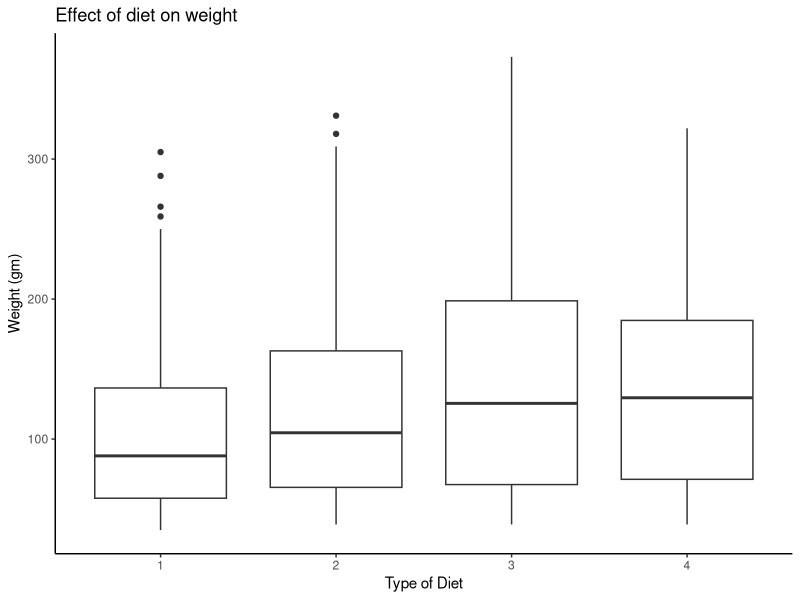
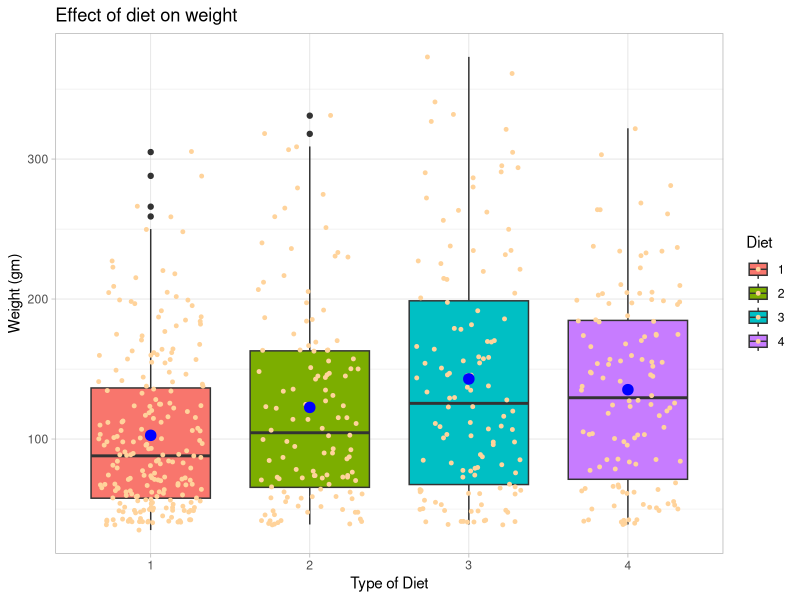
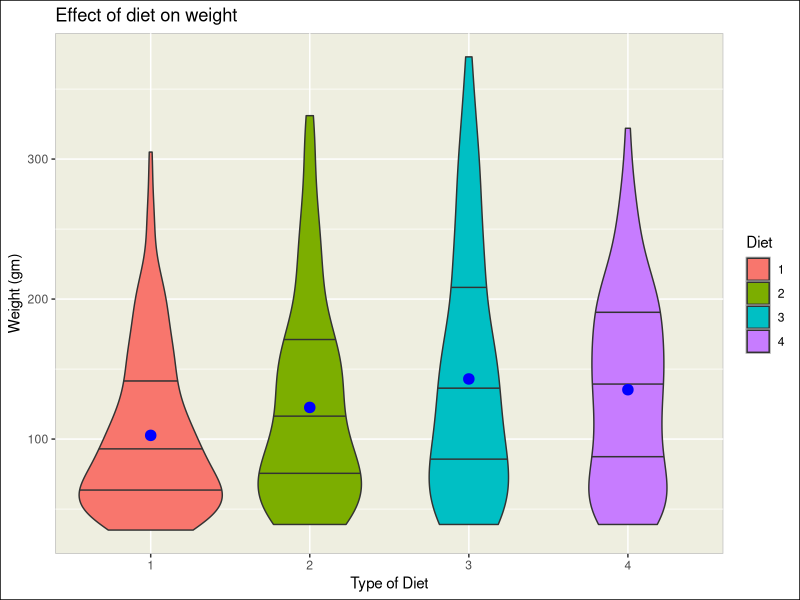
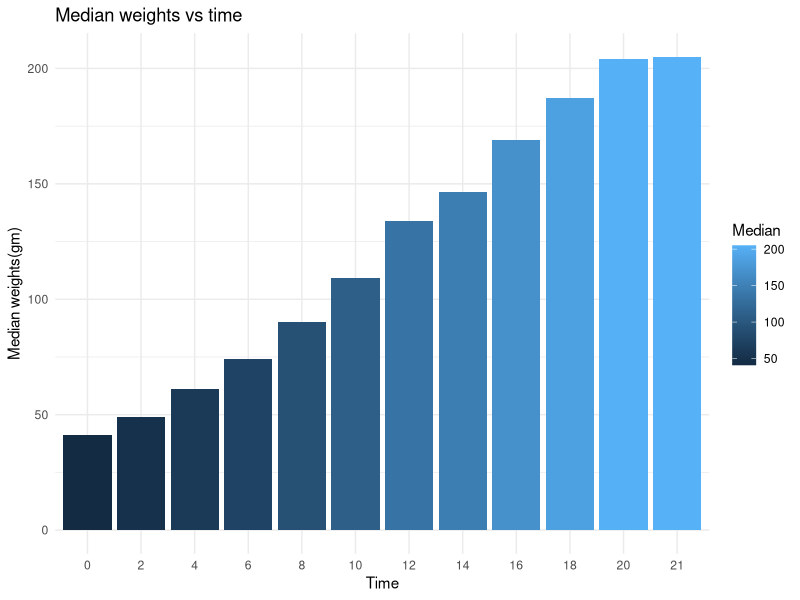
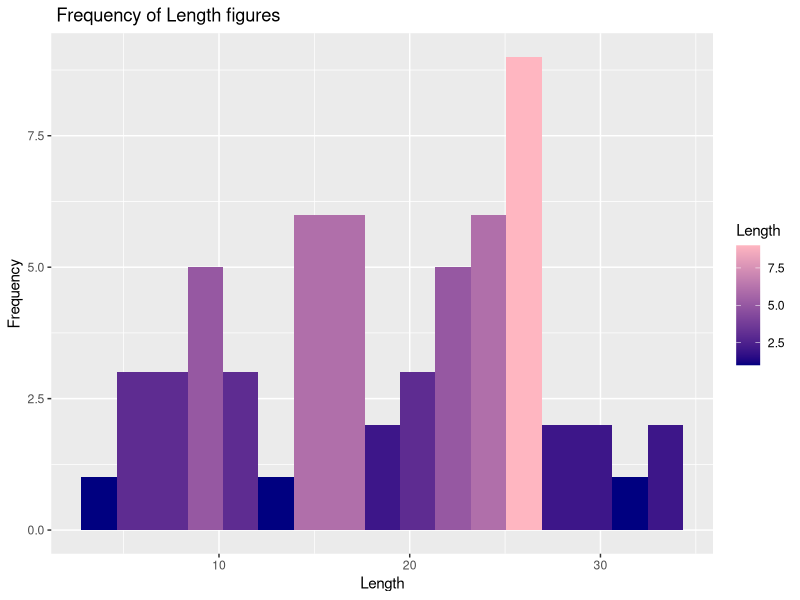
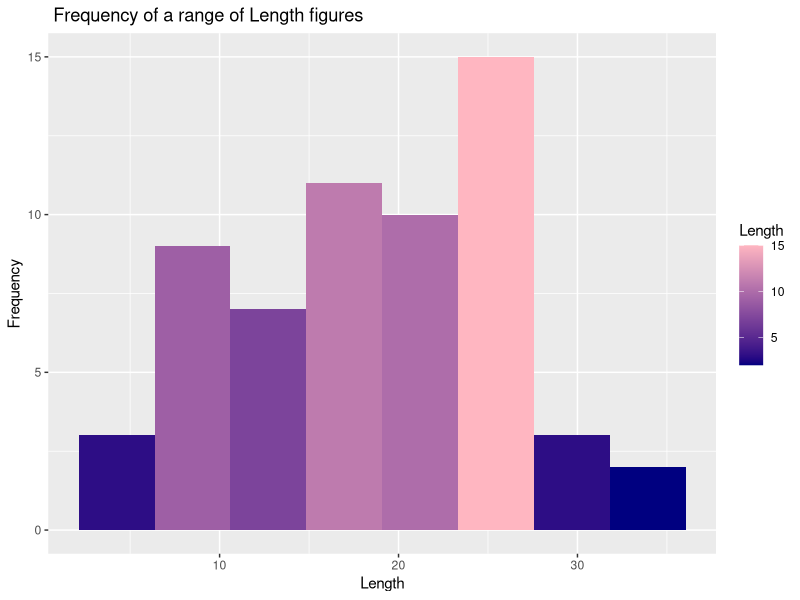
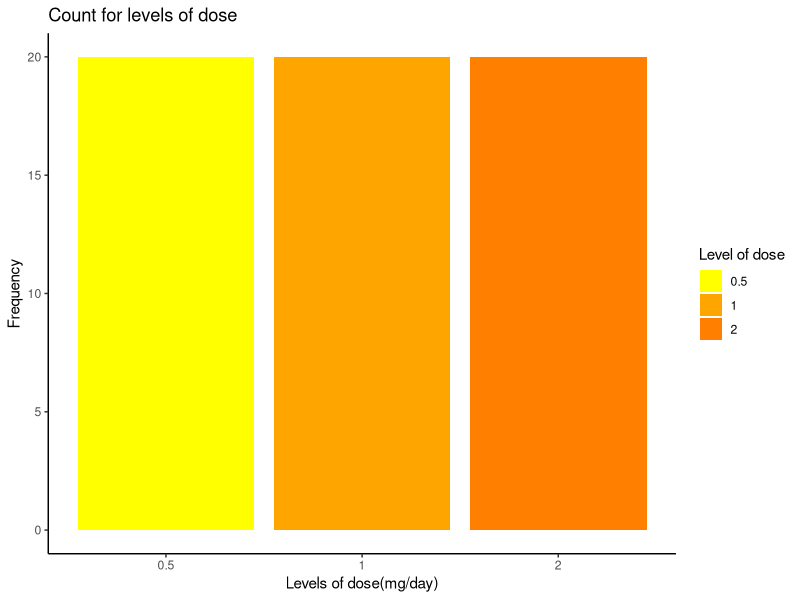
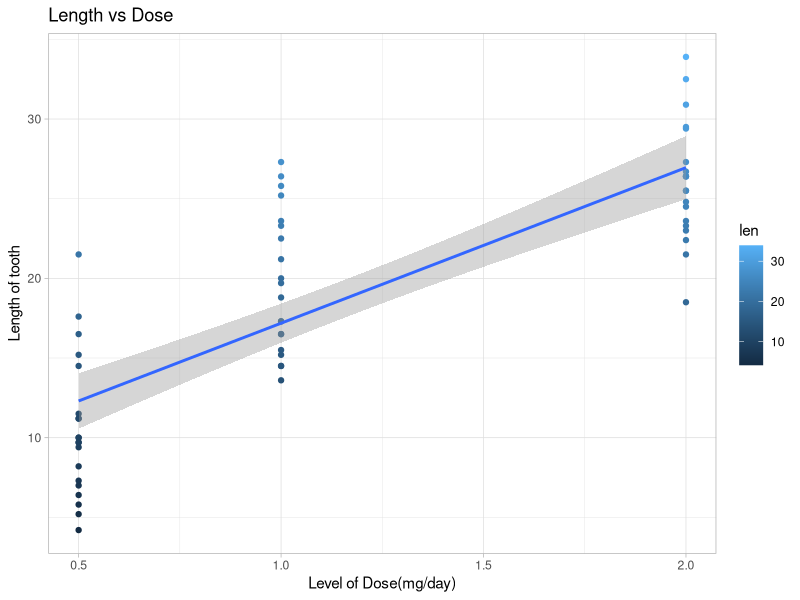

Source code (R) for these figures, in order: (Note: this script raises an error after producing the figures.)


#--------------------------------------------------------------------------

library(tidyverse)
library(ggplot2)

# 1a ( Description - Chickweight )---------------------

?ChickWeight

# The Chickweight data set(578 X 4) consists of 578 observations from an 
# experiment conducted to test the effects of diet on early growth of chicks. 
# It contains 4 variables:- Weight(gm), Time(no. of days since birth), 
# Chick(a unique identifier), Diet( diet received). 

# 1b ( Weight vs Diet )---------------------

ggplot(ChickWeight, aes(x = Diet,y = weight)) + 
  geom_boxplot() +
  xlab("Type of Diet") +
  ylab("Weight (gm)") + 
  ggtitle("Effect of diet on weight") +
  theme_classic()

# Clearly, type of diet has an impact on the weight of chick.
# With type of diet, there is a linear increase   
# in average weight(Median) following type(1 -> 4) where Diet-1 has
# the least average and Diet-4 has the maximum average. 
 

#1c ( Extended box-plot )---------------------

ggplot(ChickWeight, aes(x = Diet, y = weight, fill = Diet)) + 
  geom_boxplot() +
  geom_jitter(width = 0.33, size = 1, color= "burlywood1") +
  stat_summary(fun = mean,
               geom = "point",
               shape = 20,
               size = 5,
               color = "blue",
               fill ="blue") +
  xlab("Type of Diet") +
  ylab("Weight (gm)") + 
  ggtitle("Effect of diet on weight") +
  theme_light()
 

# 1d ( Comparison )---------------------

# Type of diet does have an impact on the weight of chick.
# Diet 3 has maximum spread over the weight variable, whereas
# Diet-2 and Diet-4 seems to max out near the same point. Diet-1 has
# the least spread.
# Maximum weight also falls under Diet-3. 
# Mean being greater than median indicates the presence of outliers and 
# Diet 1,2, and 3 all have their mean values largely above the median.  
# Diet 1 seems to have least effect on weight of chick indicated by the least 
# mean and median value.

ggplot(ChickWeight, aes(x = Diet, y = weight, fill = Diet)) + 
  geom_violin(draw_quantiles = c(0.25, 0.5, 0.75)) +
  stat_summary(fun = mean,
               geom = "point",
               shape = 20,
               size = 5,
               color = "blue",
               fill ="blue") +
  xlab("Type of Diet") +
  ylab("Weight (gm)") + 
  ggtitle("Effect of diet on weight") +
  theme(
    panel.background = element_rect( fill = "ivory2" , color ="gray"),
    legend.key = element_rect(fill = "gray", color = "gray"),
    legend.background = element_rect(fill = "white", color = "white", size = 2),
    plot.background = element_rect(fill = "white", color = "black")
  )

# There was a lot of over plotting while using Boxplot with geom_jitter(),
# so geom_violin() helps to overcome overlaps like these. 
 
# 1e ( Median weight vs Time )---------------------

ChickWeight %>%
  group_by(Time = as.factor(Time)) %>%
  summarize( Median = median(weight)) %>%
  ggplot(aes(x = Time , y = Median)) +
  geom_bar(aes(fill = Median),stat= "identity") + 
  xlab("Time") +
  ylab("Median weights(gm)") + 
  ggtitle("Median weights vs time") +
  theme_minimal()

# Bi-variate bar plots are usually used for the visualizations of wrangled 
# data sets, so they should be utilized when comparing the values of 
# individual levels of a variable.
# In this distribution, clearly the average weight is increasing 
# with the increase in time.
# Time has a significant impact on weight of chick.
# They hold a positive , near linear relationship. 

#------------------------------------------------------------------

# 2a( Description - Toothgrowth )---------------------

?ToothGrowth

# The Toothgrowth data set (60 X 3) consists of 60 observations, response of 
# giving vitamin C to guinea pigs on the length of their odontoblasts (cells 
# responsible for tooth growth). Animals received three different levels of 
# doses(0.5, 1, and 2 mg/day) by one of two delivery methods, orange juice or 
# ascorbic acid. The three variables are len(length of tooth), supp(delivery 
# method), dose(mg/day).

# 2b ( Basic histogram of len )---------------------

ggplot(ToothGrowth,aes(x = len, fill = ..count..)) +
  geom_histogram(bins = 17) +
  xlab("Length") + 
  ylab("Frequency") +
  ggtitle(" Frequency of Length figures") +
  scale_fill_gradient(name = "Length",
                      low = "navy",
                      high = "lightpink")


# 2c ( Description for histogram )---------------------

# This is a non symmetric distribution, skewed to the left.
# The median seems to be around 19. 
# The maximum values of length falls within 26-28.  
# There is a steep decline in frequency, once the maximum bar of around 
# 27(length) is crossed.
# There doesn't seem to be the presence of outliers as x-axis do not have 
# a large stretch. 

# 2d ( Extended Histogram, bins = 8 )---------------------

ggplot(ToothGrowth,aes(x = len, fill = ..count..)) +
  geom_histogram(bins = 8) +
  xlab("Length") + 
  ylab("Frequency") +
  ggtitle(" Frequency of a range of Length figures") +
  scale_fill_gradient(name = "Length",
                      low = "navy",
                      high = "lightpink")

# 2e ( Suitable Bins/ Bin width )---------------------

# A bin value of {9-17} and binwidth of {2.5 - 4} is suitable as it is 
# neither too wide, nor too granular. 

# Choosing a good binwidth because-

# 1. A large bin width will probably hide some important details about distribution 
# while a small binwidth creates a lot of noise and hinders in analyzing the 
# trend in data.

# 2. A suitable binwidth makes the distribution more presentable and easier
# to study.  

# 2f ( Extended Bar plot )---------------------

ggplot(ToothGrowth, aes(x = as.factor(dose), fill = as.factor(dose))) + 
  geom_bar() +
  xlab("Levels of dose(mg/day)") +
  ylab("Frequency") +
  ggtitle("Count for levels of dose") +
  scale_fill_manual(name = "Level of dose",
                     labels = c("0.5","1","2"),
                     values = c("yellow","orange","darkorange1")) +
  theme_classic()

# Uniform spread
# All the levels have equal number of observations.

# 2g ( Median length by grouping dose )---------------------

ToothGrowth %>%
  group_by(dose) %>%
  summarize(Median_len = median(len))

# 2h ( Median length by grouping dose and supp)---------------------

ToothGrowth %>%
  group_by(dose,supp) %>%
  summarize(Median_len = median(len))

# 2i ( Mean length by grouping dose )---------------------

ToothGrowth %>% 
  group_by(dose) %>%
  summarize(Mean_len = mean(len))

# 2j ( Comparing g and i )---------------------

# With the increase in level of dose, the mean and median length of
# tooth also increase. 
# For every level of dose, mean values are greater than median values. 
# This shows that the data is probably skewed and indicates the possibility of 
# outliers. 

# 2k ( len vs dose, scatter plot)---------------------

ggplot(ToothGrowth,aes(x = dose, y = len)) +
  geom_point(aes(color = len)) + 
  geom_smooth(method = "lm") +
  xlab("Level of Dose(mg/day)") +
  ylab(" Length of tooth ") + 
  ggtitle("Length vs Dose") +
  theme_light()

# Positive direction, dose and len are related. 
# Linear relation.
# len is dependent on dose with moderate strength.
# There might be a slight possibility of outliers. 

# 2l ( Adding geom_jitter() )---------------------

ggplot(ToothGrowth,aes(x = dose, y = len)) +
  geom_point(aes(color = len)) + 
  geom_smooth(method = "lm"  ) +
  geom_jitter(width = 0.129) +
  xlab("Level of Dose(mg/day)") +
  ylab(" Length of tooth ") + 
  ggtitle("Length vs Dose") +
  theme_light()
  
#--------------------------------------------------------------------

# Theme for graphs stored in my_theme 

my_theme <- theme(
  panel.background = element_rect( fill = "ivory2" , color ="gray"),
  legend.key = element_rect(fill = "ivory2", color = "gray"),
  legend.background = element_rect(fill = "white", color = "white", size = 2),
  plot.background = element_rect(fill = "white", color = "black"),
  plot.title = element_text(size = 14, face = "bold", hjust = 0.5),
  axis.title.x = element_text(size = 12, hjust = 0.5),
  axis.title.y = element_text(size = 12, hjust = 0.5),
  axis.text.x = element_text(face = "bold"),
  axis.text.y = element_text(face = "bold"),
  axis.ticks.x = element_blank(),
  axis.ticks.y = element_blank()) 

# 3a ( Description - Storms )---------------------

?storms

# The storms data set (10,010 X 13) contains 10,010 observations that includes
# position and attributes of 198 tropical storms, measured every six hours
# during the lifetime of a storm. It consists of 13 variables including name,
# status(storm classification), wind(knots), pressure(millibars) etc.

# 3b ( Pressure vs Wind )-------------------------

ggplot(storms,aes(x = wind, y = pressure, color = wind)) +
  geom_point(size = 1, alpha = 0.6) + 
  geom_smooth(method = "gam") +
  xlab("Wind (knots)") +
  ylab("Pressure (millibars)") + 
  ggtitle("Pressure vs Wind") +
  scale_color_gradient(low = "deeppink",
                       high = "deeppink4") +
  my_theme

# Wind and pressure are related. Negative direction.
# Near Linear distribution.
# Moderate relationship between wind and pressure.
# There might be possibility of bi-dimensional outliers. 

# To increase the interpretability-

# a. Adding geom_jitter()

ggplot(storms,aes(x = wind, y = pressure, color = wind)) +
  geom_point() +
  geom_jitter(width = 4, size = 1,alpha = 0.5) + 
  geom_smooth(method = "gam")+
  xlab("Wind (knots)") +
  ylab("Pressure (millibars)") + 
  ggtitle("Wind vs pressure") +
  theme_light()

# b. 2d density map

ggplot(storms,aes(x = wind, y = pressure, color = wind)) +
  geom_bin2d() + 
  xlab("Wind (knots)") +
  ylab("Pressure (millibars)") + 
  ggtitle("Wind vs pressure") +
  theme_light()


# 3c (Adding linear trend line)------------------------

ggplot(storms,aes(x = wind, y = pressure, color = wind)) +
  geom_point() +
  geom_jitter(width = 4,size = 1, alpha = 0.5) + 
  geom_smooth(method = "lm") +
  xlab("Wind (knots)") +
  ylab("Pressure (millibars)") + 
  ggtitle("Wind vs pressure") +
  theme_light()

# 3d (Density map between longitude and latitude)----------

ggplot(storms,aes(x = long, y = lat)) +
  geom_bin2d(bins = 36) + 
  xlab("Longitude") +
  ylab("Latitude") + 
  ggtitle("Location of storm center") +
  my_theme

# 3e ( Box plot ( Wind vs Category ))----------------------

ggplot(storms,aes(x = category, y = wind, fill = category)) + 
  geom_boxplot() +
  stat_summary(fun = mean,
               geom = "point",
               shape = 20,
               size = 3,
               color = "white",
               fill ="white") +
  xlab("Category") +
  ylab("Wind speed(knots)") + 
  ggtitle("Wind vs Category") +
  my_theme

# Average wind for each category shows a linear increase 
# in speed with each category(following -1 -> 5). 
# Presence of outliers in category -1.
# For all the categories mean lies close to median.
# Category 0 seems to have the largest spread and 
# category -1 is with least spread. 

# 3f ( Bar plot for median wind speed for the top 10 storms)----------

top_10_storms <- storms %>% 
  group_by(name = as.factor(name)) %>% 
  summarize(Median_wind = median(wind)) %>%
  arrange(desc(Median_wind)) %>%
  slice(1:10) 

top_10_storms$name  <- with(top_10_storms,reorder(name, -(Median_wind)))

top_10_storms %>%
  ggplot(aes(x = name, y = Median_wind)) +
  geom_bar(aes(fill = name), stat = "identity") +
  labs(x = "Storm name",
       y = "Median speed of Wind(knots)",
       title = "Average wind speed for top 10 storms") +
  my_theme

# 3g ( Grouping data in other ways)---------------------

# 1. Bi-variate bar plot of wind vs status(storm classification).

status_wind <- storms %>% 
  group_by(status) %>%
  summarize(Median_wind = median(wind))

status_wind$status  <- with(status_wind,reorder(status, -(Median_wind)))

status_wind %>%
  ggplot(aes(x = status, y = Median_wind)) +
  geom_bar(aes(fill = status), stat = "identity") +
  xlab("Storm Classification") +
  ylab("Median speed of Wind(knots)") +
  ggtitle("Wind speed vs Status") +
  my_theme
  
#2. Ordered Bi-variate bar plot of wind vs month.

month_wind <- storms %>% 
  group_by(month) %>%
  summarize(count = n())

month_wind$month  <- with(month_wind,reorder(month, -(count)))

month_wind %>%
  ggplot(aes(x = month, y = count)) +
  geom_bar(aes(fill = month), stat = "identity") +
  xlab("Storm Classification") +
  ylab("Median speed of Wind(knots)") +
  ggtitle("Wind speed vs Status") +
  my_theme

# From this bar plot we can observe that maximum storms occurred in the 
# 9th month (September), and the months from August - October 
# have the maximum number of occurrences. 
# There is no information about month of February & March, which means that
# either there are no occurrences or the data is missing.


# ****************** Thank you ******************
